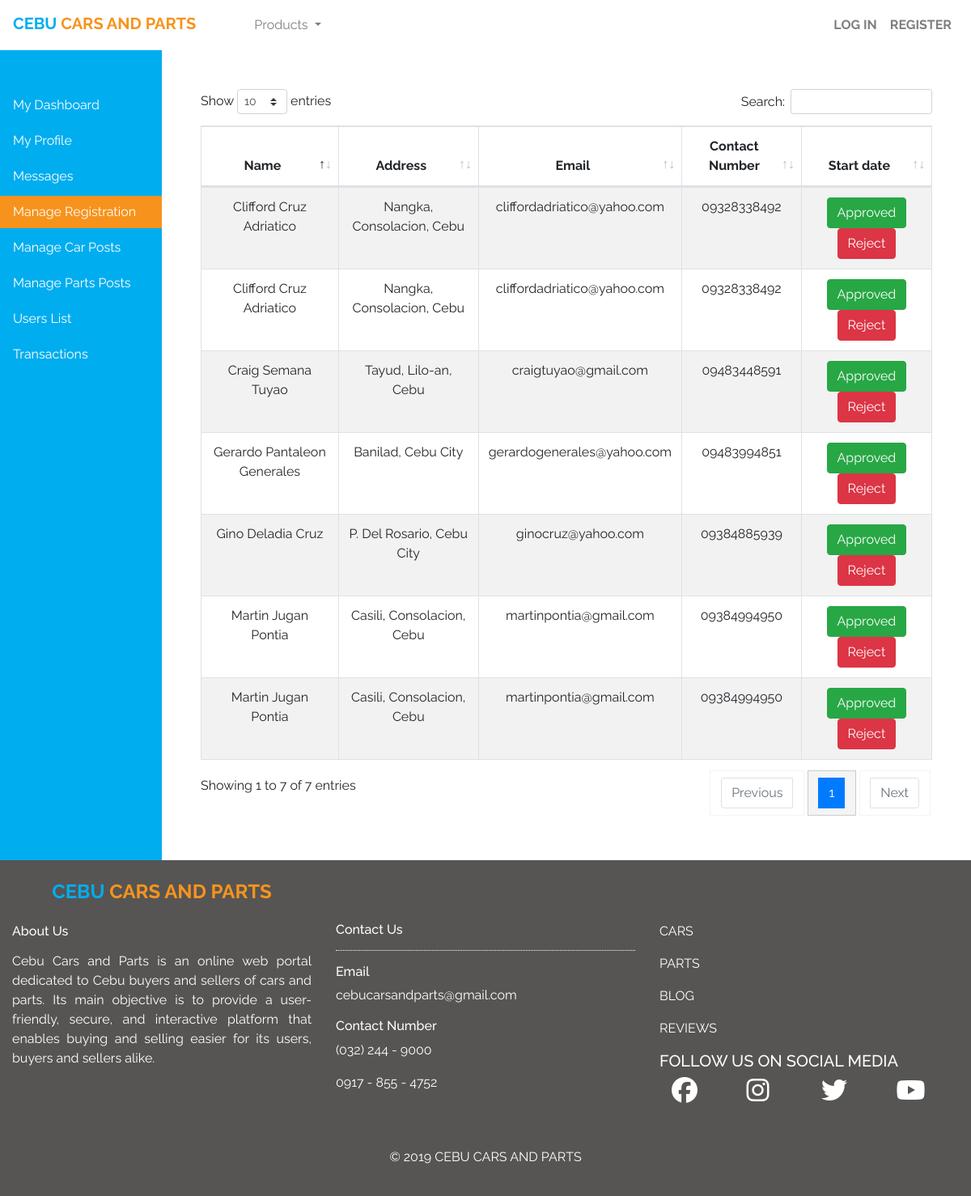
Before: /index.php/users/manage_account with the older database file.
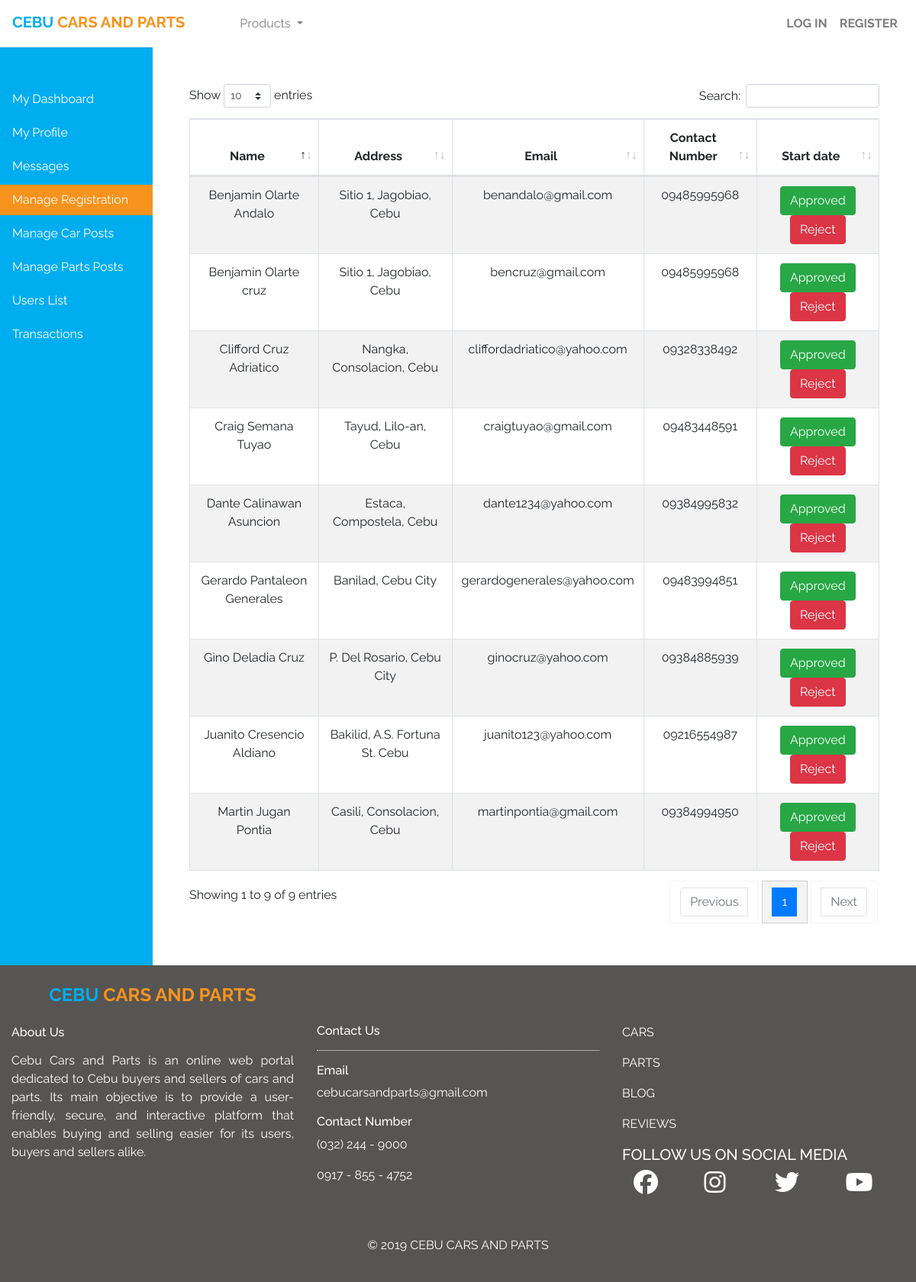
After: the same page with the newer database file.
### tables this page shows
CREATE TABLE `users` (
  `user_id` int(11) NOT NULL,
  `email` varchar(255) NOT NULL,
  `password` varchar(255) NOT NULL,
  `fname` varchar(255) NOT NULL,
  `mname` varchar(255) NOT NULL,
  `lname` varchar(255) NOT NULL,
  `address` varchar(255) NOT NULL,
  `contact` varchar(12) NOT NULL,
  `user_type` enum('admin','user') NOT NULL,
  `status` enum('Approved','Declined','Pending') NOT NULL DEFAULT 'Declined',
  `date_registered` timestamp NOT NULL DEFAULT CURRENT_TIMESTAMP
);

### application/controllers/Users.php (called while the page is built, shortened)
<?php
	class Users extends CI_Controller {
		public function manage_account() {
			$data['users'] = $this->user_model->get_pending_users();
			$this->load->view('templates/header');
			$this->load->view('users/manage_account', $data);
			$this->load->view('templates/footer');
		}
	}

### index.php (called while the page is built, shortened)
<?php
require_once BASEPATH.'core/CodeIgniter.php';

### application/models/User_model.php (called while the page is built, shortened)
<?php
	class User_model extends CI_Model {
		public function get_pending_users(){
			$result  = $this->db->get_where('users', array('status' => 'Pending'));
			return $result;
		}
	}

### application/views/users/manage_account.php (the view)
<div class="container-fluid table-responsive" id="table-container1">
  <div class="row">
    <div class="col-md admin-sidebar pt-5 pl-0 pr-0">
      <a class="nav-link rounded-0 mb-1" href="<?php echo base_url(); ?>admindashboard">My Dashboard</a>
      <a class="nav-link rounded-0 mb-1" href="<?php echo base_url(); ?>adminprofile">My Profile</a>
      <a class="nav-link rounded-0 mb-1" href="<?php echo base_url(); ?>chat1">Messages</a>
      <a class="nav-link rounded-0 link-active mb-1" href="<?php echo base_url(); ?>users/manage_account">Manage Registration</a>
      <a class="nav-link rounded-0 mb-1" href="<?php echo base_url(); ?>Carslisting/manage_cars">Manage Car Posts</a>
      <a class="nav-link rounded-0 mb-1" href="<?php echo base_url(); ?>Partslisting/manage_parts">Manage Parts Posts</a>
      <a class="nav-link rounded-0 mb-1" href="<?php echo base_url(); ?>users/administer_accounts">Users List</a>
      <a class="nav-link rounded-0 mb-1 disabled" href="<?php echo base_url(); ?>admintransactions">Transactions</a>
    </div>
    <div class="col-md-10 p-5">
      <table id="users-table" class="display table table-striped table-bordered text-center" style="width:100%">
        <thead>
          <tr>
            <th>Name</th>
            <th>Address</th>
            <th>Email</th>
            <th>Contact Number</th>
            <th>Start date</th>
          </tr>
        </thead>
        <tbody>
        <?php
          if ($users->num_rows() > 0) {
            foreach ($users->result() as $row) {
        ?>
          <tr>
            <td><?php echo $row->fname . " " . $row->mname . " " .$row->lname; ?></td>
            <td><?php echo $row->address; ?></td>
            <td><?php echo $row->email; ?></td>
            <td><?php echo $row->contact; ?></td>
            <td>
              <a href="<?php echo base_url() . "users/user_approve/" . $row->user_id ?>" name="" id="" class="btn btn-success">Approved</a>
              <a href="<?php echo base_url() . "users/user_decline/" . $row->user_id ?>" name="" id="" class="btn btn-danger">Reject</a>
            </td>
          </tr>
        <?php
            }
          }
        ?>
        </tbody>
      </table>
    </div>
  </div>
</div>

### application/views/templates/header.php (shortened to what this page needs)
<!DOCTYPE html>
<html lang="en">
	<head>
		<link rel="stylesheet" href="<?php echo base_url(); ?>assets/css/bootstrap.min.css">
		<link rel="stylesheet" href="<?php echo base_url(); ?>assets/jquery-ui-1.12.1/jquery-ui.min.css">
		<link rel="stylesheet" href="<?php echo base_url(); ?>assets/css/fontawesome.css">
		<link rel="stylesheet" href="<?php echo base_url(); ?>assets/css/brands.css">
		<link rel="stylesheet" href="<?php echo base_url(); ?>assets/css/solid.css">
		<link rel="stylesheet" href="<?php echo base_url(); ?>assets/css/starrating.css">
		<link rel="stylesheet" href="<?php echo base_url(); ?>assets/css/main.css">
		<link rel="stylesheet" href="<?php echo base_url(); ?>assets/DataTables/DataTables1/css/dataTables.bootstrap4.min.css">
		<link rel="stylesheet" href="<?php echo base_url(); ?>sweetalert2/package/dist/sweetalert2.min.css">
	</head>
	<body>
	<nav class="navbar navbar-expand-lg navbar-light">
	  <div class="collapse navbar-collapse" id="navbarTogglerDemo01">
	    <a class="navbar-brand mt-1" href="<?php echo base_url(); ?>"><h5 class="navlogo mr-5"><span class="blue">CEBU</span> <span class="orange">CARS AND PARTS</span></h5></a>
	    <ul class="navbar-nav mr-auto">
	      <li class="nav-item dropdown">
	        <a class="nav-link dropdown-toggle" href="#" id="navbarDropdown" role="button" data-toggle="dropdown" aria-haspopup="true" aria-expanded="false">
	          Products
	        </a>
	      </li>
	    </ul>
	    <ul class="navbar-nav ml-auto mt-2 mt-lg-0">
	    <?php if(!$this->session->userdata('logged_in')) : ?>
	      <li class="nav-item">
	        <a class="nav-link rightnav" href="<?php echo base_url(); ?>users/login">LOG IN</a>
	      </li>
	      <li class="nav-item">
	        <a class="nav-link rightnav" href="<?php echo base_url(); ?>users/register">REGISTER</a>
	      </li>
	    <?php endif; ?>
	    </ul>
	  </div>
	</nav>

### application/views/templates/footer.php (shortened to what this page needs)
		<div class="footer">
			<div class="container-fluid">
				<div class="row">
					<div class="col-md">
					<h4 class="text-center footer-text"><span class="blue">CEBU</span> <span class="orange">CARS AND PARTS</span></h4>
						<h6 class="mt-4">About Us</h6>
						<p class="text-justify mt-3">
							Cebu Cars and Parts is an online web portal dedicated to Cebu buyers and sellers of cars and parts. Its main objective is to provide a user-friendly, secure, and interactive platform that enables buying and selling easier for its users, buyers and sellers alike.
						</p>
					</div>
					<div class="col-md pt-1">
						<h6 class="mt-5 pt-4">Contact Us</h6>
						<hr class="border-white">
						<h6>Email</h6>
						<p>cebucarsandparts@gmail.com</p>
						<h6>Contact Number</h6>
						<p>(032) 244 - 9000</p>
						<p>0917 - 855 - 4752</p>
					</div>
					<div class="col-md pt-1">
						<p class="mt-5 pt-4">CARS</p>
						<p>PARTS</p>
						<p>BLOG</p>
						<p>REVIEWS</p>
						<h5>FOLLOW US ON SOCIAL MEDIA</h5>
						<div class="container-fluid">
							<div class="row">
								<div class="col-md"><i class="fab fa-facebook fa-2x"></i></div>
								<div class="col-md"><i class="fab fa-instagram fa-2x"></i></div>
								<div class="col-md"><i class="fab fa-twitter fa-2x"></i></div>
								<div class="col-md"><i class="fab fa-youtube fa-2x"></i></div>
							</div>
						</div>
					</div>
				</div>
			</div>
			<p class="text-center mt-5 pt-1">&copy; 2019 CEBU CARS AND PARTS</p>
		</div>
	</body>
</html>

### assets/css/brands.css (style rules this page uses)
.fab { font-family: 'Font Awesome 5 Brands'; }

### assets/css/main.css (style rules this page uses)
* { font-family: 'Raleway', sans-serif, verdana; }
.blue { color: #00ADEF; }
.orange { color: #F7931D; }
.navlogo { font-weight: bold; }
.rightnav { font-weight: bold; }
.footer { height: 415px; background-color: #565553; color: white; }
.footer-text { padding-top: 25px; font-weight: bold; }
.container-fluid { padding: 0; }
div.col-md.admin-sidebar > .nav-link { border-radius: none; color: white; }
div.col-md.admin-sidebar > a.nav-link.rounded-0.link-active { border: none; background-color: #F7931D; color: white; }
.nav-link { border-radius: none; }
.container-fluid { padding-right: 15px; padding-left: 15px; margin-right: auto; margin-left: auto; }
hr.border-white { border-style: dotted !important; }
.admin-sidebar { background-color: #00ADEF; }

Changed rows visible on the page:
removed users: fname "Clifford", mname "Cruz", lname "Adriatico", address "Nangka, Consolacion, Cebu", email "cliffordadriatico@yahoo.com", contact "09328338492"
removed users: fname "Martin", mname "Jugan", lname "Pontia", address "Casili, Consolacion, Cebu", email "martinpontia@gmail.com", contact "09384994950"
added users: fname "Juanito", mname "Cresencio", lname "Aldiano", address "Bakilid, A.S. Fortuna St. Cebu", email "juanito123@yahoo.com", contact "09216554987"
added users: fname "Dante", mname "Calinawan", lname "Asuncion", address "Estaca, Compostela, Cebu", email "dante1234@yahoo.com", contact "09384995832"
added users: fname "Benjamin", mname "Olarte", lname "Andalo", address "Sitio 1, Jagobiao, Cebu", email "benandalo@gmail.com", contact "09485995968"
added users: fname "Benjamin", mname "Olarte", lname "cruz", address "Sitio 1, Jagobiao, Cebu", email "bencruz@gmail.com", contact "09485995968"
Other visible differences:
text written by a page script: "Show entries Search: Showing 1 to 7 of 7 entries Previous 1 Next" → "Show entries Search: Showing 1 to 9 of 9 entries Previous 1 Next"
